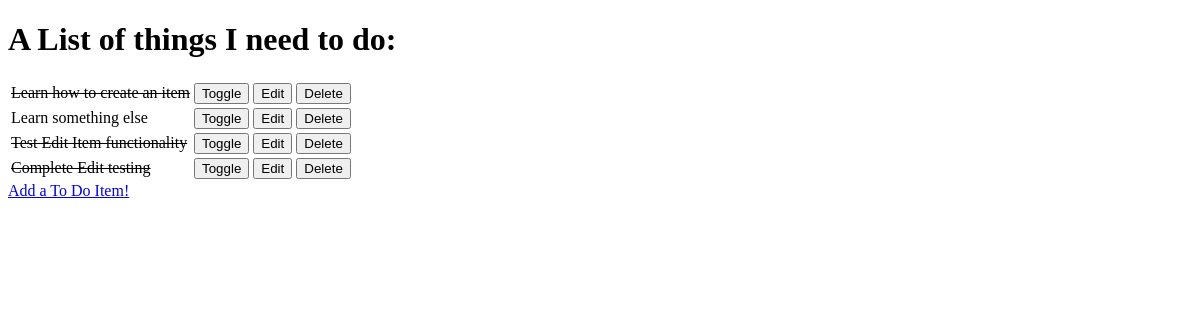
Before: / with the older database file.
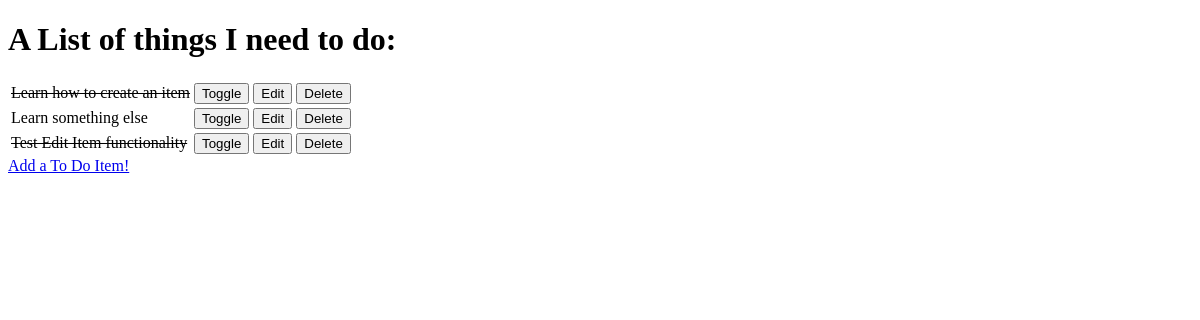
After: the same page with the newer database file.
### todo/models.py (models this page shows, shortened)
class Item(models.Model):
    name = models.CharField(max_length=50, null=False, blank=False)
    done = models.BooleanField(null=False, blank=False, default=False)

### todo/views.py (the view)
# urls.py: path('', views.get_todo_list, name='get_todo_list'),
def get_todo_list(request):
    items = Item.objects.all()
    context = {
        'items': items
    }
    return render(request, 'todo/todo_list.html', context)

### todo/templates/todo/todo_list.html (shortened to what this page needs)
<!DOCTYPE html>
<html lang="en">
<head>
</head>
<body>
    <h1>A List of things I need to do:</h1>
    <table>
        {% for item in items %}
            <tr>
                {% if item.done %}
                    <td><strike>{{ item.name }}</strike></td>
                {% else %}
                <td>{{ item.name }}</td>
                {% endif %}
                <td>
                    <a href="/toggle/{{ item.id }}">
                        <button>Toggle</button>
                    </a>
                </td>
                <td>
                    <a href="/edit/{{ item.id }}">
                        <button>Edit</button>
                    </a>
                </td>
                <td>
                    <a href="/delete/{{ item.id }}">
                        <button>Delete</button>
                    </a>
                </td>
            </tr>
        {% empty %}
            <tr><td>You have nothing to do!</td></tr>
        {% endfor %}
    </table>
    <a href="/add">Add a To Do Item!</a>
</body>
</html>

Changed rows visible on the page:
removed Item: name "Complete Edit testing"
